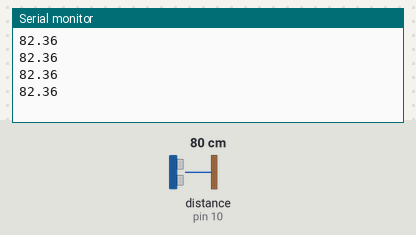
Simulated run of this sketch. Board: Arduino Uno, built with avr-gcc and run on an emulated ATmega328P. On the bench: the last lines printed to the serial monitor. Wiring (inferred from the names in the program): ultrasonic range finder: trigger pin 9; echo pin 10. Inputs (shaded band) come from the test bench; at power-on: distance to the obstacle (sensor on pin 10) 80 cm. The echo pulse lasts 58.3 µs per cm.

Above: at 1.2 s.
1.3 s: distance to the obstacle (sensor on pin 10) set to 2 cm
At 1.73 s:
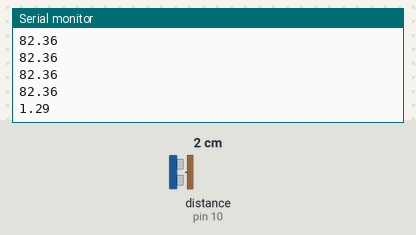
2.8 s: distance to the obstacle (sensor on pin 10) set to 4 cm
At 2.94 s:
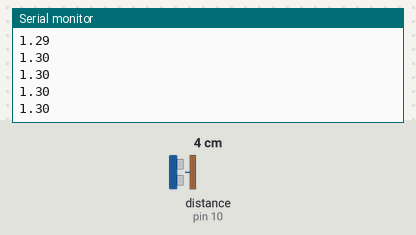
Timing chart, 0 to 5.8 s (numbered marks = the images above; inputs shaded):
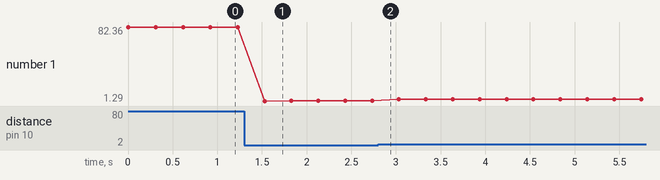

Measured:
- after the input at 1.3 s, the serial monitor: prints a new line after 0.23 s (image 1)
- plotted number 1: 82.36 → 1.3 after the input at 1.3 s, 1.3 → 3.37 after the input at 2.8 s

The sketch:

Kalibrasi_Ultrasonic.ino
```cpp
const int trigPin = 9;
const int echoPin = 10;
// defines variables
long duration;
float distance;
float jarak;
void setup() {
  pinMode(trigPin, OUTPUT); // Sets the trigPin as an Output
  pinMode(echoPin, INPUT); // Sets the echoPin as an Input
  Serial.begin(9600); // Starts the serial communication
}
void loop() {
  digitalWrite(trigPin, LOW);
  delayMicroseconds(2);
  digitalWrite(trigPin, HIGH);
  delayMicroseconds(10);
  digitalWrite(trigPin, LOW);
  duration = pulseIn(echoPin, HIGH);
  distance = duration * 0.034 / 2.0;
  jarak = (distance - 0.4393)/0.9536;
  Serial.println(jarak);
  delay(300);
}
```
